Frame 1 (no input): blank canvas, image omitted
Frame 60 (the mouse pressed at the canvas centre just before this capture): blank canvas, image omitted
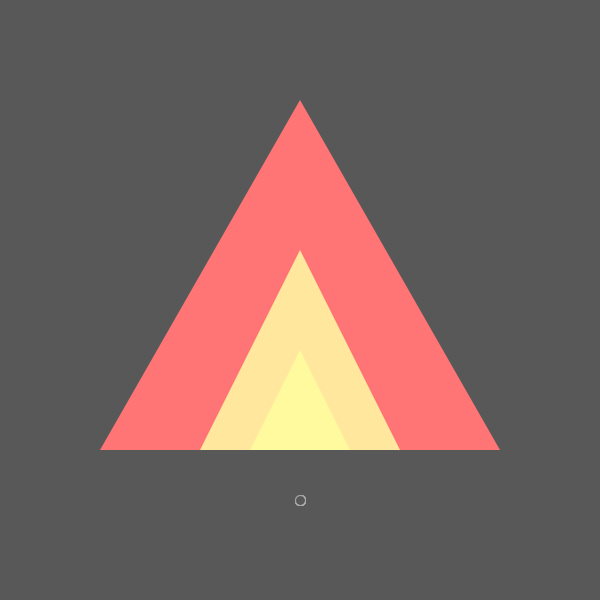
Frame 120 (the mouse held since frame 60 and released just before this capture)

The Processing sketch whose frames 1 and 60 were blank and that drew this single picture after the mouse press (run headless with seeded random() and noise(); from frame 60 on, the mouse is pressed at the canvas centre):

// Processing sketch: processing_173092
// ── processing_173092.pde

void setup()
{
  size (600, 600); 
  background (88, 88, 88);
  noStroke();
}

void draw ()
{
    noStroke();
  fill (88, 88, 88);
  rect(0, 0, width, 450); 

  if (mouseX >=280 && mouseX <=320){

    if (mousePressed == true) {
      {
        fill(255, 116, 116);
        triangle (300, 100, 500, 450, 100, 450);
        fill (255, 232, 157);
        triangle (300, 250, 400, 450, 200, 450);
        fill (255, 250, 157);
        triangle (300, 350, 250, 450, 350, 450);
      }
    } else
  {
    fill (88, 88, 88);  
  rect(0, 0, width, 450);
}
} else
{ 
  stroke (170);
  ellipse (300, 500, 10, 10);
}

}
